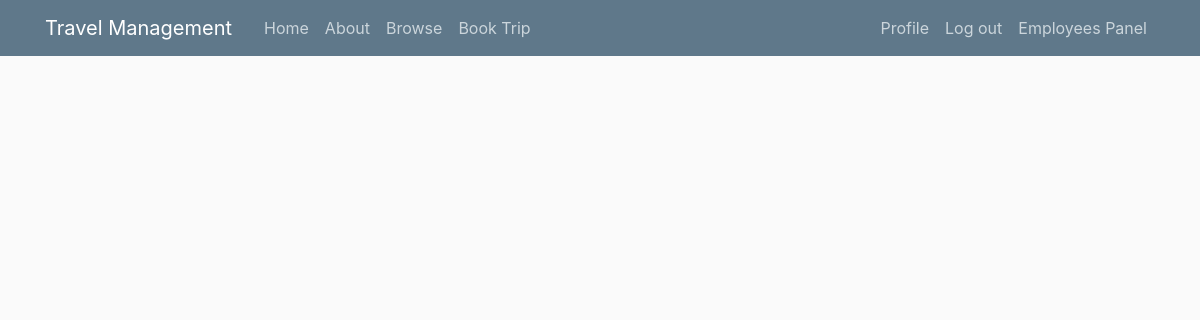
Page /hotels (signed in) on the earlier database version.
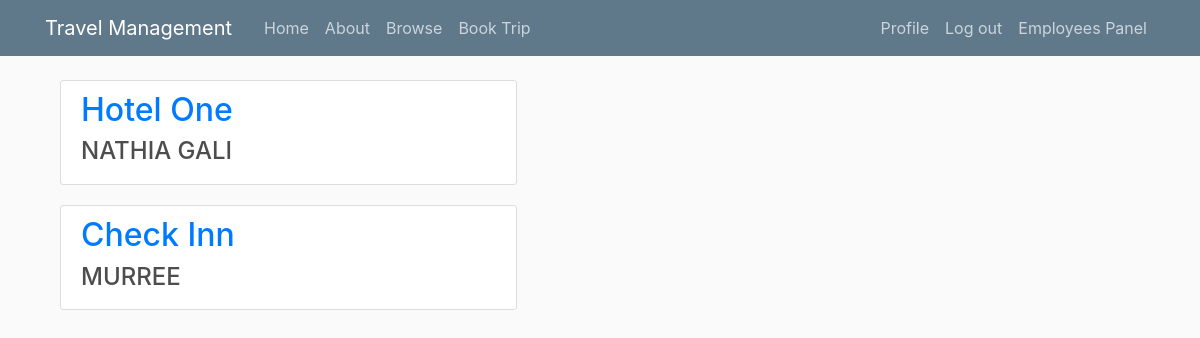
Same page on the later database version.
### agency/models.py (models this page shows, shortened)
class HOTEL(models.Model):
    city_choice = (
        ('ISLAMABAD', 'ISLAMABAD'),
        ('MURREE', 'MURREE'),
        ('NATHIA GALI', 'NATHIA GALI'),
        ('NARAN KAGHAN', 'NARAN KAGHAN'),
        ('KASHMIR', 'KASHMIR'),
        ('SAWAT', 'SAWAT'),
    )
    name = models.CharField(max_length=100)
    city = models.CharField(max_length=100, choices=city_choice)
    address = models.CharField(max_length=100)
    image = models.ImageField(default='default_hotel.jpeg', upload_to='hotel_pics')
    charges = models.ForeignKey(HOTEL_FARE,null=True,on_delete=models.PROTECT)

### agency/views.py (the view)
# urls.py: path('hotels',views.HotelsView,name='agency-hotel-list'),
@login_required
@user_passes_test(lambda u: u.is_superuser)
def HotelsView(request):
    hotels = agency.hotels.get_hotels()
    context = {'hotels':hotels}
    return render(request, 'agency/hotel_list.html',context)

### agency/business_logic/hotel_list.py (called while the page is built)
    def get_hotels(self):
        hotels = HOTEL.objects.all()
        return hotels

### agency/templates/agency/hotel_list.html
{% extends "agency/base.html" %}
{% load static %}
{% block content %}
    {% for hotel in hotels %}
    <div class="col-md-8">
        <div class = "content-section">
            <h2><a href="{% url 'hotel-detail' hotel.id%}">{{ hotel.name }}</a></h2>
            <h4>{{ hotel.city}}</h4>
        </div>
    </div>
    {% endfor %}
{% endblock content %}

### agency/templates/agency/base.html (shortened to what this page needs)
{% load static %}
<!DOCTYPE html>
<html lang="en">
<head>
    <link rel="stylesheet" href="https://maxcdn.bootstrapcdn.com/bootstrap/4.0.0/css/bootstrap.min.css">
    <link rel="stylesheet" type="text/css" href="{% static 'agency/main.css' %}">
    <link rel="stylesheet" type="text/css" href="{% static 'agency/temp.css' %}">
</head>
<body>
    <header class="site-header">
        <nav class="navbar navbar-expand-md navbar-dark bg-steel fixed-top">
            <div class="container">
                <a class="navbar-brand mr-4" href="{% url 'agency-home' %}">Travel Management</a>
                <div class="collapse navbar-collapse" id="navbarToggle">
                    <div class="navbar-nav mr-auto">
                        <a class="nav-item nav-link" href="{% url 'agency-home' %}">Home</a>
                        <a class="nav-item nav-link" href="#">About</a>
                        <a class="nav-item nav-link" href="#">Browse</a>
                        <a class="nav-item nav-link" href="{% url 'agency-book-custom-trip' %}">Book Trip</a>
                    </div>
                    <div class="navbar-nav">
                        {% if user.is_authenticated %}
                            <a class="nav-item nav-link" href="{% url 'profile' %}">Profile</a>
                            <a class="nav-item nav-link" href="{% url 'logout' %}">Log out</a>
                            {% if user.is_superuser %}
                                <a class="nav-item nav-link" href="{% url 'agency-manage-employee' %}">Employees Panel</a>
                            {% endif %}
                        {% else %}
                            <a class="nav-item nav-link" href="{% url 'login' %}">Log in</a>
                            <a class="nav-item nav-link" href="{% url 'register' %}">Register</a>
                        {% endif %}
                    </div>
                </div>
            </div>
        </nav>
      </header>
      <main role="main" class="container">
        <div class="row">
            <div class="col-md-8">
                {% block content %}{% endblock %}
            </div>
        </div>
      </main>
</body>
</html>

### agency/static/agency/main.css (style rules this page uses)
body { background: #fafafa; color: #333333; margin-top: 5rem; }
h1, h2, h3, h4, h5, h6 { color: #444444; }
.bg-steel { background-color: #5f788a; }
.site-header .navbar-nav .nav-link { color: #cbd5db; }
.content-section { background: #ffffff; padding: 10px 20px; border: 1px solid #dddddd; border-radius: 3px; margin-bottom: 20px; }

### agency/static/agency/temp.css (style rules this page uses)
body { background-color: hsl(0, 0%, 98%); }
h1,h2,h3,h4,h5,h6 { color:hsl(0, 0%, 30%); }

Differences in the rows shown:
added HOTEL: name "Hotel One", city "NATHIA GALI"
added HOTEL: name "Check Inn", city "MURREE"
